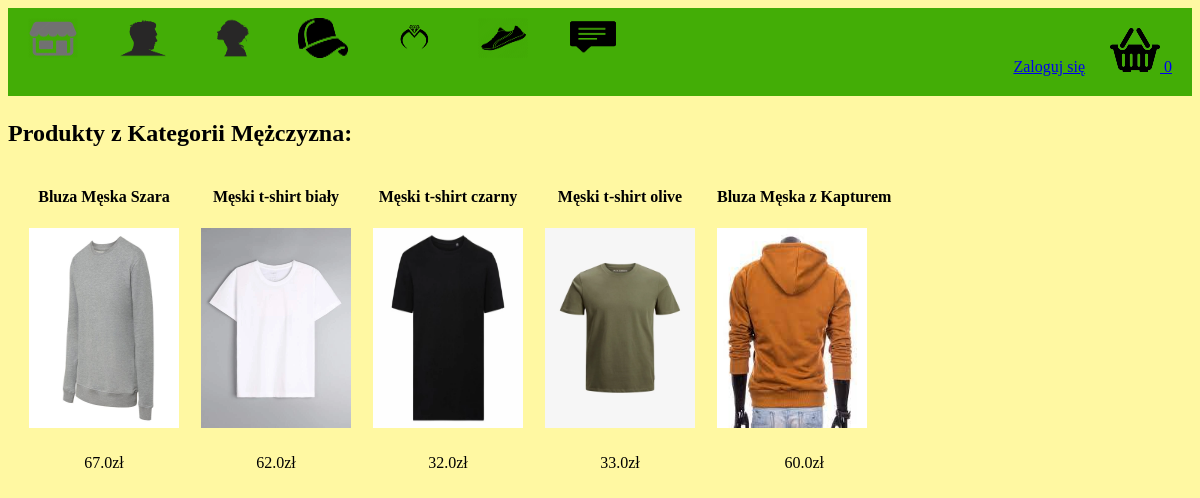
/displayCategory?categoryId=1, run on an earlier commit of the app's database.
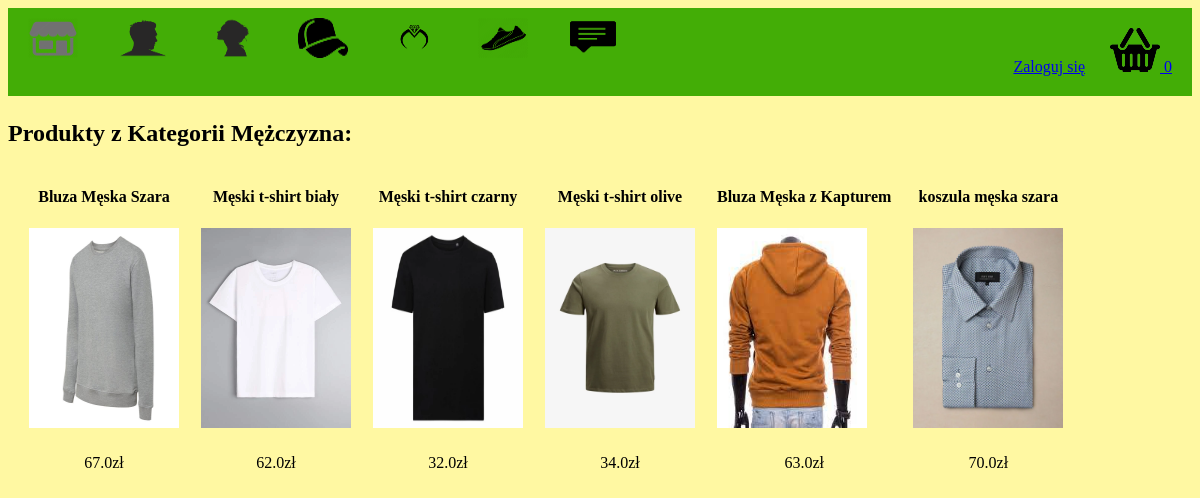
And on a later commit of the database.
### tables this page shows
CREATE TABLE categories
		(categoryId INTEGER PRIMARY KEY,
		name TEXT
		);

CREATE TABLE products
		(productId INTEGER PRIMARY KEY,
		name TEXT,
		price REAL,
		description TEXT,
		image TEXT,
		stock INTEGER,
		categoryId INTEGER,
		FOREIGN KEY(categoryId) REFERENCES categories(categoryId)
		);

### app.py (the view)
@app.route("/displayCategory")
def displayCategory():
        loggedIn, firstName, noOfItems = getLoginDetails()
        categoryId = request.args.get("categoryId")
        with sqlite3.connect('database.db') as conn:
            cur = conn.cursor()
            cur.execute("SELECT products.productId, products.name, products.price, products.image, categories.name FROM products, categories WHERE products.categoryId = categories.categoryId AND categories.categoryId = ?", (categoryId, ))
            data = cur.fetchall()
        conn.close()
        categoryName = data[0][4]
        data = parse(data)
        return render_template('displayCategory.html', data=data, loggedIn=loggedIn, firstName=firstName, noOfItems=noOfItems, categoryName=categoryName)

### app.py (called while the page is built)
def getLoginDetails():
    with sqlite3.connect('database.db') as conn:
        cur = conn.cursor()
        if 'email' not in session:
            loggedIn = False
            firstName = ''
            noOfItems = 0
        else:
            loggedIn = True
            cur.execute("SELECT userId, firstName FROM users WHERE email = ?", (session['email'], ))
            userId, firstName = cur.fetchone()
            cur.execute("SELECT count(productId) FROM kart WHERE userId = ?", (userId, ))
            noOfItems = cur.fetchone()[0]
    conn.close()
    return (loggedIn, firstName, noOfItems)

def parse(data):
    ans = []
    i = 0
    while i < len(data):
        curr = []
        for j in range(7):
            if i >= len(data):
                break
            curr.append(data[i])
            i += 1
        ans.append(curr)
    return ans

### templates/displayCategory.html (shortened to what this page needs)
<!DOCTYPE HTML>
<html>
<head>
<link rel="stylesheet" href={{ url_for('static', filename='css/home.css') }} />
<link rel="stylesheet" href={{ url_for('static', filename='css/topStyle.css') }} />
</head>
<body>
<div id="title">
	<a href="/">
		<img id="logo" src= {{ url_for('static', filename='images/logo.png') }} />
	</a>
	<a href="/displayCategory?categoryId=1">
		<img id="mężczyzna" src= {{ url_for('static', filename='images/mężczyzna.png') }} />
	</a>
	<a href="/displayCategory?categoryId=2">
		<img id="kobieta" src= {{ url_for('static', filename='images/kobieta.png') }} />
	</a>
	<a href="/displayCategory?categoryId=3">
		<img id="akcesoria" src= {{ url_for('static', filename='images/akcesoria.png') }} />
	</a>
	<a href="/displayCategory?categoryId=4">
		<img id="biżuteria" src= {{ url_for('static', filename='images/biżuteria.png') }} />
	</a>
	<a href="/displayCategory?categoryId=5">
		<img id="buty" src= {{ url_for('static', filename='images/buty.png') }} />
	</a>
	<a href="/show">
		<img id="koment" src= {{ url_for('static', filename='images/koment.png') }} />
	 </a>
	<div id="kart">
		<a class="link" href="/koszyk">
			<img src={{url_for('static', filename='images/koszyk_zakupowy.png')}} id="koszykIcon" />
			{{noOfItems}}
		</a>
	</div>
	{% if not loggedIn %}
	<div id="signInButton">
		<a class="link" href="/loginForm">Zaloguj się</a>
	</div>
	{% endif %}
</div>
<div>
	<h2>Produkty z Kategorii {{categoryName}}:</h2>
	{% for itemData in data %}
	<table>
		<tr id="productName">
			{% for row in itemData %}
			<td>
				{{row[1]}}
			</td>
			{% endfor %}
		</tr>
		<tr id="productImage">
			{% for row in itemData %}
			<td>
				<a href="/productDescription?productId={{row[0]}}">
					<img src={{ url_for('static', filename='uploads/' + row[3]) }} id="itemImage" />
				</a>
			</td>
			{% endfor %}
		</tr>
		<tr id="productPrice">
			{% for row in itemData %}
			<td>
				{{row[2]}}zł
			</td>
			{% endfor %}
		</tr>
	</table>
	{% endfor %}
</div>
</body>
</html>

### static/css/home.css (style rules this page uses)
#itemImage { height: 200px; width: 150px; }
table { border-spacing: 20px; }
#productName { text-align: center; font-weight: bold; }
#productPrice { text-align: center; }

### static/css/topStyle.css (style rules this page uses)
body { background-color: rgba(255, 247, 137, 0.781); }
#logo { height: 40px; width: 50px; margin-left: 20px; margin-top: 10px; margin-bottom: 10px; margin-right: 20px; float: left; }
#mężczyzna { height: 40px; width: 50px; margin-left: 20px; margin-top: 10px; margin-bottom: 10px; margin-right: 20px; float: left; }
#kobieta { height: 40px; width: 50px; margin-left: 20px; margin-top: 10px; margin-bottom: 10px; margin-right: 20px; float: left; }
#akcesoria { height: 40px; width: 50px; margin-left: 20px; margin-top: 10px; margin-bottom: 10px; margin-right: 20px; float: left; }
#biżuteria { height: 40px; width: 50px; margin-left: 20px; margin-top: 10px; margin-bottom: 10px; margin-right: 20px; float: left; }
#buty { height: 40px; width: 50px; margin-left: 20px; margin-top: 10px; margin-bottom: 10px; margin-right: 20px; float: left; }
#koment { height: 40px; width: 50px; margin-left: 20px; margin-top: 10px; margin-bottom: 10px; margin-right: 20px; float: left; }
#title { background-color: rgb(67, 173, 6); display: inline-block; width: 100%; }
#kart { color: white; margin-top: 20px; margin-bottom: 20px; margin-left: 20px; margin-right: 20px; float: right; }
#signInButton { color: yellow; margin-top: 50px; margin-bottom: 20px; margin-left: 20px; margin-right: 5px; float: right; }

What changed in the data, as far as the page shows it:
changed products "Męski t-shirt olive": price "33.0" → "34.0"
changed products "Bluza Męska z Kapturem": price "60.0" → "63.0"
added products: name "koszula męska szara", image (picture), price "70.0"
